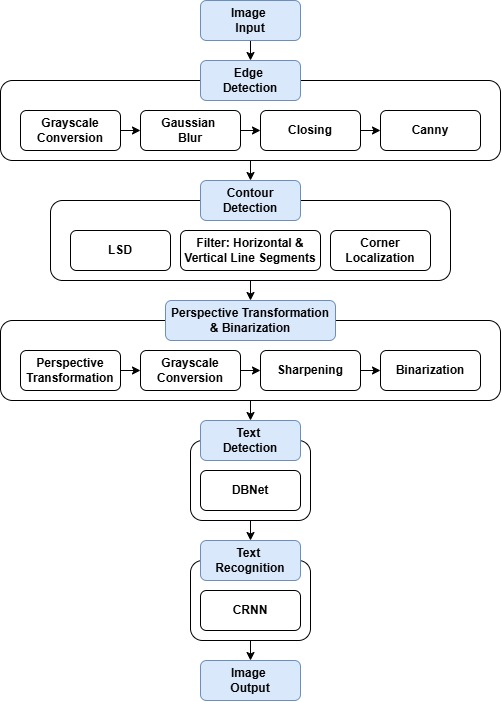
#> input picture document_ocr.jpg, 502 x 702 px
$ python -i scan.py   (imports and definitions only)
#> lines starting #> are read from the running program, lines starting #| are printed output that depends on the picture; after the words box and inside, x2 and y2 are one past the last pixel; in counts of white or black regions, pixels touching at a corner belong together
#> in scan, img is the input picture: shape (702, 502, 3); mean B, G, R 244, 242.4, 241
### docscan/utils/imgutils.py
import cv2
import numpy as np
from scipy.spatial import distance as dist

# [23 lines left out: functions translate, rotate, not called in this run]

def resize(image, width = None, height = None, inter = cv2.INTER_AREA):
	# initialize the dimensions of the image to be resized and
	# grab the image size
#> called with height = 500, inter = 3
	dim = None
	(h, w) = image.shape[:2]
#> h = 702; w = 502

	# if both the width and height are None, then return the
	# original image
	if width is None and height is None:
		return image

	# check to see if the width is None
	if width is None:
		# calculate the ratio of the height and construct the
		# dimensions
		r = height / float(h)
#> r = 0.712
		dim = (int(w * r), height)
#> dim = (357, 500)

	# otherwise, the height is None
	else:
		# calculate the ratio of the width and construct the
		# dimensions
		r = width / float(w)
		dim = (width, int(h * r))

	# resize the image
	resized = cv2.resize(image, dim, interpolation=inter)
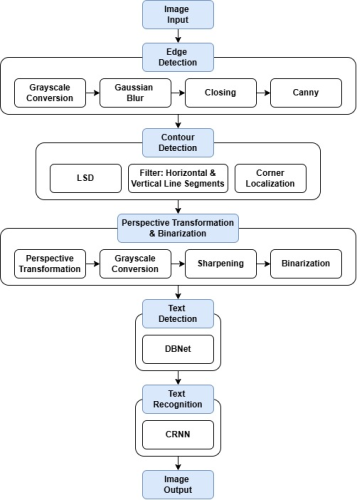
#> resized: shape (500, 357, 3); mean R, G, B 241, 242.4, 244

	# return the resized image
	return resized

# [62 lines left out: functions order_points, four_point_transform, not called in this run]

### docscan/scan.py
import os
import math
import itertools

import cv2
import numpy as np
import matplotlib.pyplot as plt
from scipy.spatial import distance as dist

from pylsd.lsd import lsd
from .utils import imgutils

fig1, axs1 = plt.subplots(2, 2)
fig2, axs2 = plt.subplots(2, 2)
fig3, axs3 = plt.subplots(2, 3)

# Constants
RESIZE_HEIGHT = 500.0
MIN_QUAD_AREA_RATIO = 0.25
MAX_QUAD_ANGLE_RANGE = 40
CORNERS_MIN_DIST = 20
MORPH = 9
CANNY = 84
DOCSCAN_OUTPUT_DIR = os.path.join(os.getcwd(), 'result', 'preprocess_img')

class DocScanner():
    """A class used to scan documents from images"""

    def __init__(self, min_quad_area_ratio=MIN_QUAD_AREA_RATIO, min_quad_angle_range=MAX_QUAD_ANGLE_RANGE):
        """
        Initializes the Scan object.

        Args:
            min_quad_area_ratio (float): The minimum ratio of the area of a contour's quadrilateral
                to the area of the original image. A contour will be rejected if its corners do not
                form a quadrilateral that covers at least this ratio of the original image. Defaults to 0.25.
            min_quad_angle_range (int): The maximum range of interior angles allowed for a contour's
                quadrilateral. A contour will be rejected if the range of its interior angles exceeds
                this value. Defaults to 40.
        """
        self.min_quad_area_ratio = min_quad_area_ratio
        self.min_quad_angle_range = min_quad_angle_range

    # [82 lines left out: functions filter_corners, calc_2vector_angle, get_angle, get_quad_angle_range, not called in this run]

    def get_corners(self, img):
        """
        Returns a list of corners ((x, y) tuples) found in the input image. With proper
        pre-processing and filtering, it should output at most 10 potential corners.

        Parameters:
            img (numpy.ndarray): The input image, expected to be rescaled and Canny filtered.

        Returns:
            list: A list of corners as (x, y) tuples.

        Notes:
            This is a utility function used by get_contours. The input image is expected
            to be rescaled and Canny filtered prior to being passed in.
        """

        # LSD - Line Segment Detector
        # returns N*5 numpy.array
        # 5-dimensional vector: [point1.x, point1.y, point2.x, point2.y, width]
        lines = lsd(img)

        corners = []
        if lines is not None:
            lines = lines.squeeze().astype(np.int32).tolist()

            # blank canvas to draw lines on
            lines_canvas = np.zeros(img.shape, dtype=np.uint8)
            horizontal_lines_canvas = np.zeros(img.shape, dtype=np.uint8)
            vertical_lines_canvas = np.zeros(img.shape, dtype=np.uint8)

            for line in lines:
                x1, y1, x2, y2, _ = line
                axs3[0,0].imshow(cv2.line(lines_canvas, (x1, y1), (x2, y2), 255, 2), cmap='gray')

                # find horizontal lines
                if abs(x2 - x1) > abs(y2 - y1):
                    (x1, y1), (x2, y2) = sorted(((x1, y1), (x2, y2)), key=lambda pt: pt[0])
                    axs3[0,1].imshow(cv2.line(horizontal_lines_canvas, (max(x1 - 5, 0), y1), (min(x2 + 5, img.shape[1] - 1), y2), 255, 2), cmap='gray')
                # find vertical lines
                else:
                    (x1, y1), (x2, y2) = sorted(((x1, y1), (x2, y2)), key=lambda pt: pt[1])
                    axs3[0,2].imshow(cv2.line(vertical_lines_canvas, (x1, max(y1 - 5, 0)), (x2, min(y2 + 5, img.shape[0] - 1)), 255, 2), cmap='gray')
            lines = []

            # find 2 horizontal lines of the document
            # connected-components -> bounding boxes -> final lines
            (contours, hierarchy) = cv2.findContours(horizontal_lines_canvas, cv2.RETR_EXTERNAL, cv2.CHAIN_APPROX_NONE)
            contours = sorted(contours, key=lambda c: cv2.arcLength(c, True), reverse=True)[:2]
            horizontal_lines_canvas = np.zeros(img.shape, dtype=np.uint8)
            for contour in contours:
                contour = contour.reshape((contour.shape[0], contour.shape[2]))
                min_x = np.amin(contour[:, 0], axis=0) + 2
                max_x = np.amax(contour[:, 0], axis=0) - 2
                left_y = int(np.average(contour[contour[:, 0] == min_x][:, 1]))
                right_y = int(np.average(contour[contour[:, 0] == max_x][:, 1]))
                lines.append((min_x, left_y, max_x, right_y))
                hl = cv2.line(horizontal_lines_canvas, (min_x, left_y), (max_x, right_y), 1, 1)
                axs3[1,0].imshow(hl, cmap='gray')
                corners.append((min_x, left_y))
                corners.append((max_x, right_y))

            # find 2 vertical lines of the document
            # connected-components -> bounding boxes -> final lines
            (contours, hierarchy) = cv2.findContours(vertical_lines_canvas, cv2.RETR_EXTERNAL, cv2.CHAIN_APPROX_NONE)
            contours = sorted(contours, key=lambda c: cv2.arcLength(c, True), reverse=True)[:2]
            vertical_lines_canvas = np.zeros(img.shape, dtype=np.uint8)
            for contour in contours:
                contour = contour.reshape((contour.shape[0], contour.shape[2]))
                min_y = np.amin(contour[:, 1], axis=0) + 2
                max_y = np.amax(contour[:, 1], axis=0) - 2
                top_x = int(np.average(contour[contour[:, 1] == min_y][:, 0]))
                bottom_x = int(np.average(contour[contour[:, 1] == max_y][:, 0]))
                lines.append((top_x, min_y, bottom_x, max_y))
                vl = cv2.line(vertical_lines_canvas, (top_x, min_y), (bottom_x, max_y), 1, 1)
                axs3[1,1].imshow(vl, cmap='gray')
                corners.append((top_x, min_y))
                corners.append((bottom_x, max_y))

            # find the corners
            corners_y, corners_x = np.where(horizontal_lines_canvas + vertical_lines_canvas == 2)
            axs3[1,2].imshow(horizontal_lines_canvas + vertical_lines_canvas, cmap='gray')
            corners += zip(corners_x, corners_y)

        # filter out corners in close proximity
        corners = self.filter_corners(corners)
        return corners

    # [13 lines left out: function is_valid_contour, not called in this run]

    def find_contour(self, resize_img):
        """
        Finds the contour of a document in the given resized image and returns the vertices of the four corners of the document as a numpy array of shape (4, 2).
        If no valid contour is found, the method assumes the entire image is the document and returns the four corners of the image as the contour.

        Parameters:
        - resize_img: A numpy array representing the resized image.

        Returns:
        - cnt_pts: A numpy array of shape (4, 2) containing the vertices of the four corners of the document.
        """

        IMG_HEIGHT, IMG_WIDTH, _ = resize_img.shape
#> IMG_HEIGHT = 500; IMG_WIDTH = 357

        # convert to grayscale and blur to smooth noise
        gray = cv2.cvtColor(resize_img, cv2.COLOR_RGB2GRAY)
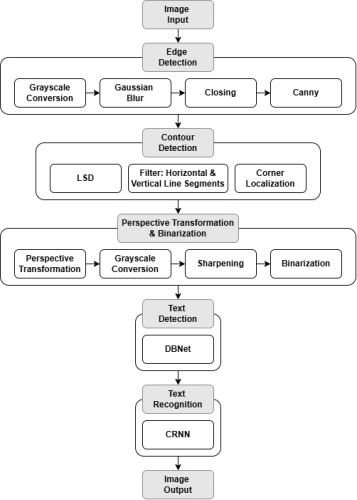
#> gray: shape (500, 357); min 2, max 255, mean 242.2
        axs2[0,0].imshow(gray, cmap='gray')
        gray = cv2.GaussianBlur(gray, (7,7), 0)
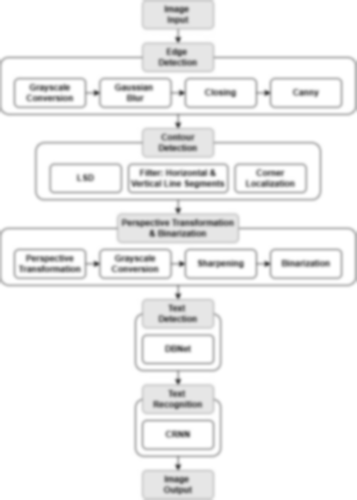
#> gray: shape (500, 357); min 88, max 255, mean 242.2
        axs2[0,1].imshow(gray, cmap='gray')

        # remove potential holes between edge segments gaps using morphological transformation
        kernel = cv2.getStructuringElement(cv2.MORPH_RECT,(MORPH,MORPH))
        dilated = cv2.morphologyEx(gray, cv2.MORPH_CLOSE, kernel)
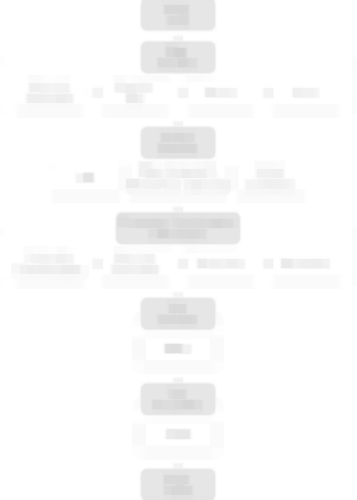
#> dilated: shape (500, 357); min 211, max 255, mean 250.7
        axs2[1,0].imshow(dilated, cmap='gray')

        # find edges using Canny edge detector
        edged = cv2.Canny(dilated, 0, CANNY)
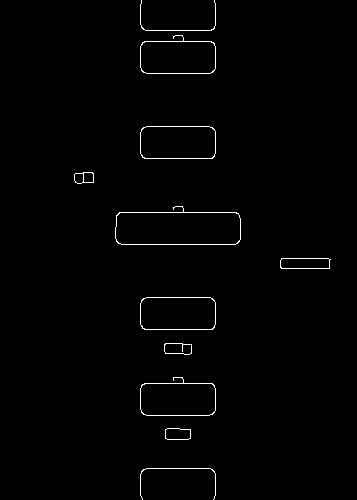
#> edged: shape (500, 357); 1% white in thin lines or dots, all inside (x1, y1, x2, y2) = (74, 0, 331, 500)
        axs2[1,1].imshow(edged, cmap='gray')
        test_corners = self.get_corners(edged)
        approx_contours = []

        if len(test_corners) >= 4:
            quads = []
            for quad in itertools.combinations(test_corners, 4):
                points = np.array(quad)
                points = imgutils.order_points(points)
                points = np.array([[p] for p in points], dtype = "int32")
                quads.append(points)
            # get top five quadrilaterals by area
            quads = sorted(quads, key=cv2.contourArea, reverse=True)[:5]
            # sort candidate quadrilaterals by their angle range, which helps remove outliers
            quads = sorted(quads, key=self.get_quad_angle_range)

            approx = quads[0]
            if self.is_valid_contour(approx, IMG_WIDTH, IMG_HEIGHT):
                approx_contours.append(approx)

            # draw the corners and countour found
            cv2.drawContours(resize_img, [approx], -1, (20, 20, 255), 2)
            axs1[0,1].scatter(*zip(*test_corners))
            axs1[0,1].imshow(resize_img)

        # use the whole image, if no valid contour is found
        if not approx_contours:
            TOP_RIGHT = (IMG_WIDTH, 0)
            BOTTOM_RIGHT = (IMG_WIDTH, IMG_HEIGHT)
            BOTTOM_LEFT = (0, IMG_HEIGHT)
            TOP_LEFT = (0, 0)
            cnt_pts = np.array([[TOP_RIGHT], [BOTTOM_RIGHT], [BOTTOM_LEFT], [TOP_LEFT]])
        else:
            cnt_pts = max(approx_contours, key=cv2.contourArea)

        return cnt_pts.reshape(4, 2)

    def scan(self, img_path):
        """
        Perform document scanning on the given image.

        Args:
            img_path (str): The path to the input image file.

        Returns:
            None

        Raises:
            None
        """

        # load and resize image
        img = cv2.imread(img_path)
        img = cv2.cvtColor(img, cv2.COLOR_BGR2RGB)
        axs1[0,0].imshow(img)

        orig = img.copy()
        resize_img = imgutils.resize(img, height = int(RESIZE_HEIGHT))

        # find contour
        cnt_pts = self.find_contour(resize_img)

        # perspective transformation
        warped = imgutils.four_point_transform(orig, cnt_pts * img.shape[0] / RESIZE_HEIGHT)
        axs1[1,0].imshow(warped)
        warped = cv2.cvtColor(warped, cv2.COLOR_RGB2GRAY)

        # sharpen the image
        sharpen = cv2.GaussianBlur(warped, (0,0), 3)
        sharpen = cv2.addWeighted(warped, 1.5, sharpen, -0.5, 0)

        # binarization
        thresh = cv2.adaptiveThreshold(sharpen, 255, cv2.ADAPTIVE_THRESH_GAUSSIAN_C, cv2.THRESH_BINARY, 21, 15)
        axs1[1,1].imshow(thresh, cmap='gray')

        # save preprocessed image
        img_name = os.path.basename(img_path)
        if os.path.exists(DOCSCAN_OUTPUT_DIR):
            cv2.imwrite(os.path.join(DOCSCAN_OUTPUT_DIR, img_name), thresh)
            print("Scanned " + img_name)
        else:
            os.mkdir(DOCSCAN_OUTPUT_DIR)
            cv2.imwrite(os.path.join(DOCSCAN_OUTPUT_DIR, img_name), thresh)
            print("Scanned " + img_name)

    # [30 lines left out: function visualize, not called in this run]

#> (the run stopped early here; a loop or call above may not have finished)
